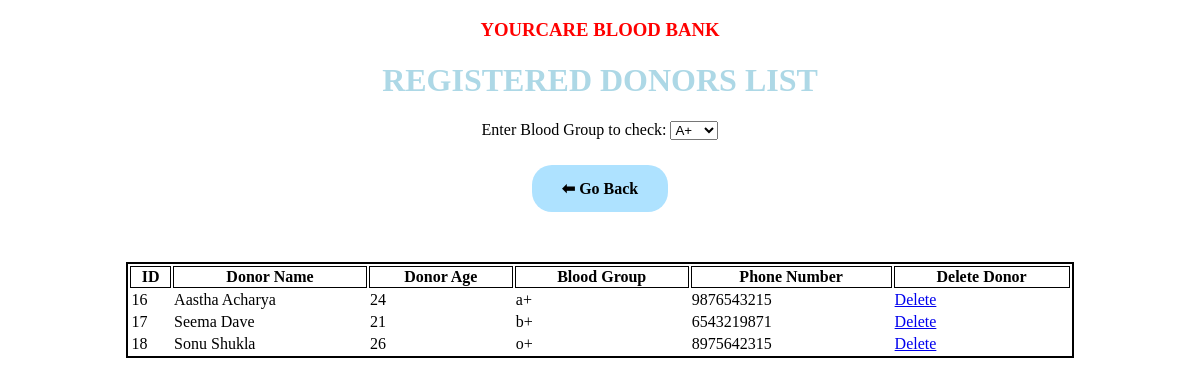
The app's page /donors, older data.
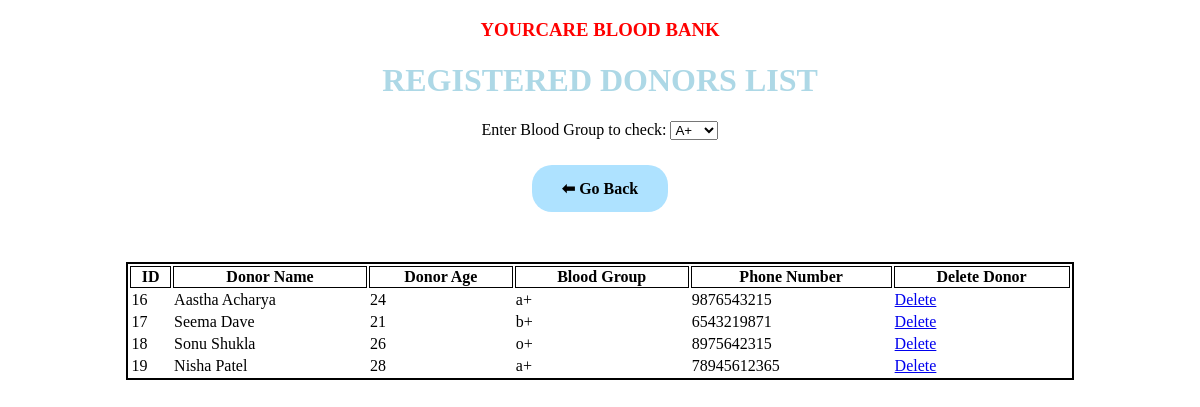
The same page, newer data.
### tables this page shows
CREATE TABLE donors (
                id INTEGER PRIMARY KEY AUTOINCREMENT,
                name TEXT NOT NULL,
                age INTEGER NOT NULL,
                blood_group TEXT NOT NULL,
                phone TEXT NOT NULL
            );

### app.py (the view)
    @app.route('/donors')
    def donors():
        bg = request.args.get('bg')
        conn = sqlite3.connect('donors.db')
        cursor = conn.cursor()
        if bg:
            cursor.execute("SELECT * FROM donors WHERE blood_group = ?", (bg,))
        else:
            cursor.execute("SELECT * FROM donors")
        donor_list = cursor.fetchall()
        conn.close()
        return render_template('donors.html', donors=donor_list)

### templates/donors.html (shortened to what this page needs)
<!DOCTYPE html>
<html lang="en">
<head>
</head>
<body>
    <h3>YOURCARE BLOOD BANK</h3>
    <h1>REGISTERED DONORS LIST</h1>
    <center>
        <form method="get">
            <label>Enter Blood Group to check:</label>
            <select name="bg" onchange="this.form.submit()">
                <option value="a+">A+</option>
            </select>
        </form>
        <a href="/" style="
    display: inline-block;
    padding: 14px 30px;
    margin-top: 25px;
    background-color: #aee2ff;
    color: black;
    font-weight: bold;
    border-radius: 20px;
    text-decoration: none;
">
    ⬅ Go Back
</a>
        <table>
            <tr>
                <th>ID</th>
                <th>Donor Name</th>
                <th>Donor Age</th>
                <th>Blood Group</th>
                <th>Phone Number</th>
                <th>Delete Donor</th>
            </tr>
            {% for d in donors %}
            <tr>
                <td>{{ d[0] }}</td>
                <td>{{ d[1] }}</td>
                <td>{{ d[2] }}</td>
                <td>{{ d[3] }}</td>
                <td>{{ d[4] }}</td>
                <td><a href="#" onclick="confirmDelete({{ d[0] }})">Delete</a></td>
            </tr>
            {% endfor %}
        </table>
    </center>
</body>
</html>

### templates/donors.html (style rules this page uses)
h1 { text-align: center; color: lightblue; }
h3 { text-align: center; color: red; }
table { width: 80%; border: 2px black solid; margin-top: 50px; }
th { border: 1px black double; }

Row changes from the older to the newer data that the page shows:
added donors: id "19", name "Nisha Patel", age "28", blood_group "a+", phone "78945612365"
